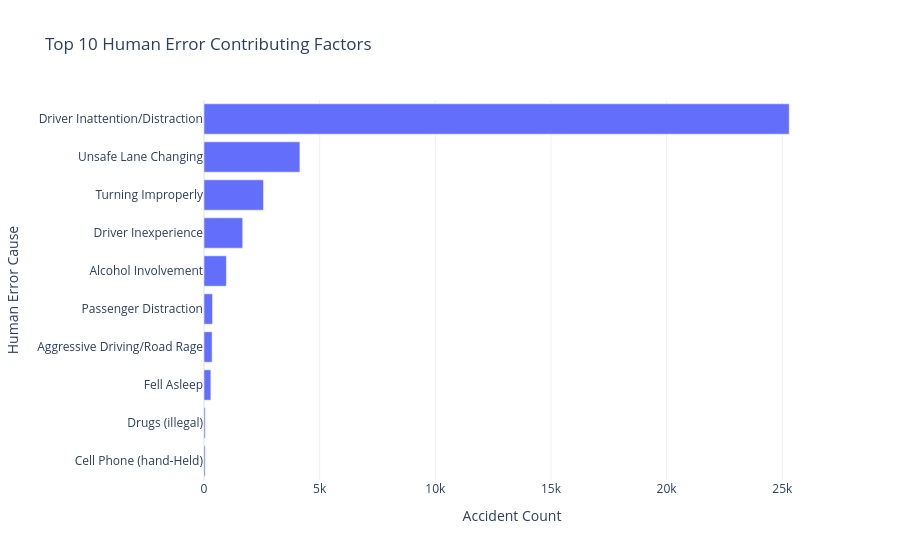
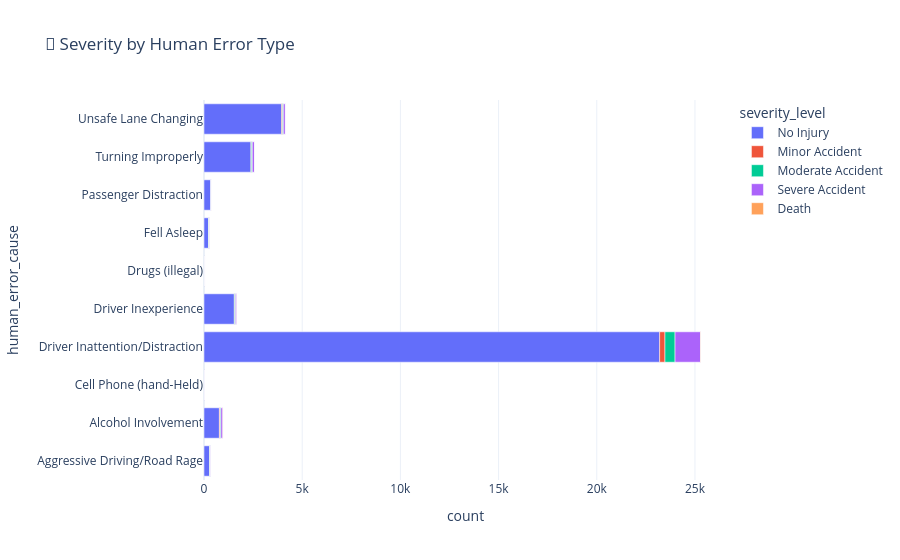
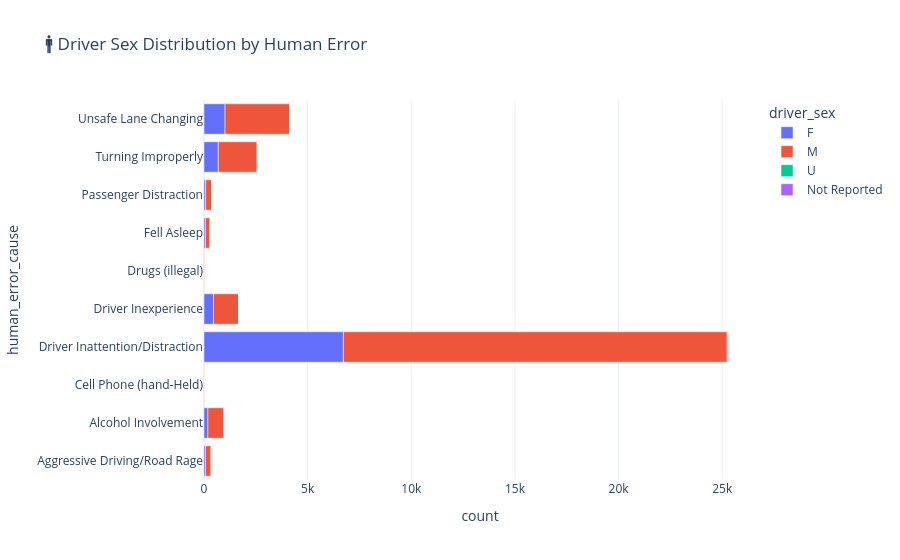
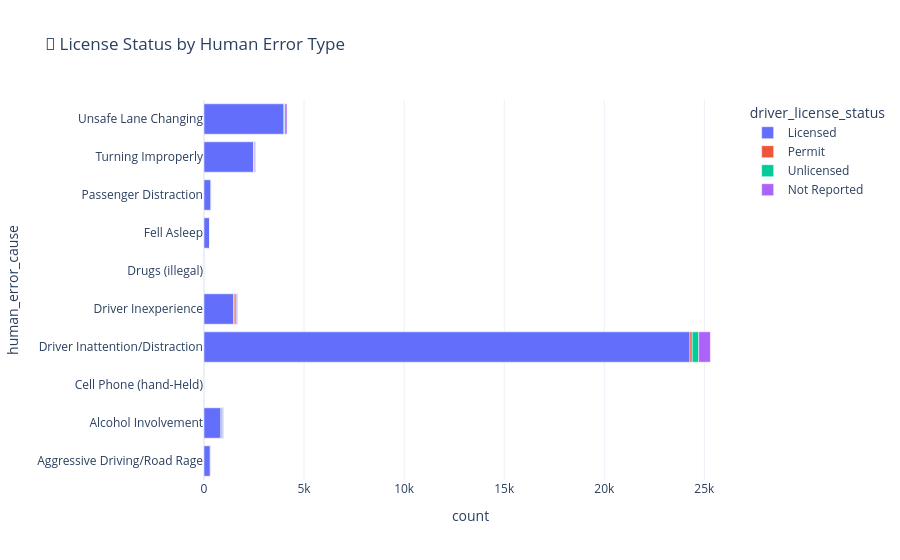

These figures' notebook cell, in order:
### Markdown cell above
### 2.8 Filter for Human Errors & Consolidate Cause

### Code cell
# === STEP 1: Define Human Error Categories ===
human_error_factors = [
    'Driver Inattention/Distraction', 'Unsafe Lane Changing', 'Turning Improperly',
    'Driver Inexperience', 'Alcohol Involvement', 'Aggressive Driving/Road Rage',
    'Fell Asleep', 'Passenger Distraction', 'Drugs (illegal)', 'Cell Phone (hand-Held)',
    'Other Electronic Device', 'Tinted Windows', 'Eating or Drinking',
    'Cell Phone (hands-free)', 'Texting', 'Listening/Using Headphones',
    'Drugs (Illegal)', 'Illness', 'Cell Phone (hand-held)'
]


# === STEP 2: Filter for Human Errors & Consolidate Cause ===
human_df = data[
    (data['contributing_factor_vehicle_1'].isin(human_error_factors)) |
    (data['contributing_factor_vehicle_2'].isin(human_error_factors))
].copy()

# Convert to string to avoid assignment issue
human_df['contributing_factor_vehicle_1'] = human_df['contributing_factor_vehicle_1'].astype(str)
human_df['contributing_factor_vehicle_2'] = human_df['contributing_factor_vehicle_2'].astype(str)

# Use vehicle_1 if in list, else vehicle_2
human_df['human_error_cause'] = human_df['contributing_factor_vehicle_1']
mask = ~human_df['human_error_cause'].isin(human_error_factors)
human_df.loc[mask, 'human_error_cause'] = human_df.loc[mask, 'contributing_factor_vehicle_2']

# === STEP 3: Severity Classification ===
bins = [0, 4, 9, 14, 19, 24]
labels = ['No Injury', 'Minor Accident', 'Moderate Accident', 'Severe Accident', 'Death']
human_df['severity_score'] = pd.to_numeric(human_df['emotional_status_score'], errors='coerce') + \
                             pd.to_numeric(human_df['bodily_injury_score'], errors='coerce')
human_df['severity_level'] = pd.cut(human_df['severity_score'], bins=bins, labels=labels, include_lowest=True)

# === STEP 4: Top Human Error Causes Chart ===
top10 = human_df['human_error_cause'].value_counts().head(10).reset_index()
top10.columns = ['Human Error Cause', 'Accident Count']
fig1 = px.bar(top10, x='Accident Count', y='Human Error Cause', orientation='h',
              title="Top 10 Human Error Contributing Factors")
fig1.update_layout(yaxis=dict(categoryorder='total ascending'))

# === STEP 5: Severity Distribution Chart ===
sev_df = human_df[human_df['human_error_cause'].isin(top10['Human Error Cause'])]
sev_counts = sev_df.groupby(['human_error_cause', 'severity_level']).size().reset_index(name='count')
fig2 = px.bar(sev_counts, x='count', y='human_error_cause', color='severity_level',
              title='🚨 Severity by Human Error Type', orientation='h')

# === STEP 6: Driver Sex Distribution Chart ===
sex_df = sev_df.groupby(['human_error_cause', 'driver_sex']).size().reset_index(name='count')
fig3 = px.bar(sex_df, x='count', y='human_error_cause', color='driver_sex',
              title='🚹 Driver Sex Distribution by Human Error', orientation='h')

# === STEP 7: License Status Chart ===
lic_df = sev_df.groupby(['human_error_cause', 'driver_license_status']).size().reset_index(name='count')
fig4 = px.bar(lic_df, x='count', y='human_error_cause', color='driver_license_status',
              title='🪪 License Status by Human Error Type', orientation='h')

# === DISPLAY INTERACTIVE CHARTS ===
fig1.show()
fig2.show()
fig3.show()
fig4.show()

### Figure 1 — Plotly figure (JSON) as saved in the notebook; plotly's stock layout.template omitted (floating-point values rounded to 4 significant figures)
{"data": [{"hovertemplate": "Accident Count=%{x}<br>Human Error Cause=%{y}<extra></extra>", "legendgroup": "", "marker": {"color": "#636efa", "pattern": {"shape": ""}}, "name": "", "orientation": "h", "showlegend": false, "textposition": "auto", "type": "bar", "x": [25299, 4146, 2573, 1673, 969, 370, 351, 296, 52, 51], "xaxis": "x", "y": ["Driver Inattention/Distraction", "Unsafe Lane Changing", "Turning Improperly", "Driver Inexperience", "Alcohol Involvement", "Passenger Distraction", "Aggressive Driving/Road Rage", "Fell Asleep", "Drugs (illegal)", "Cell Phone (hand-Held)"], "yaxis": "y"}], "layout": {"barmode": "relative", "legend": {"tracegroupgap": 0}, "title": {"text": "Top 10 Human Error Contributing Factors"}, "xaxis": {"anchor": "y", "domain": [0, 1], "title": {"text": "Accident Count"}}, "yaxis": {"anchor": "x", "categoryorder": "total ascending", "domain": [0, 1], "title": {"text": "Human Error Cause"}}}}

### Figure 2 — Plotly figure (JSON) as saved in the notebook; plotly's stock layout.template omitted (floating-point values rounded to 4 significant figures)
{"data": [{"hovertemplate": "severity_level=No Injury<br>count=%{x}<br>human_error_cause=%{y}<extra></extra>", "legendgroup": "No Injury", "marker": {"color": "#636efa", "pattern": {"shape": ""}}, "name": "No Injury", "orientation": "h", "showlegend": true, "textposition": "auto", "type": "bar", "x": [292, 784, 42, 23201, 1544, 38, 232, 358, 2390, 3951], "xaxis": "x", "y": ["Aggressive Driving/Road Rage", "Alcohol Involvement", "Cell Phone (hand-Held)", "Driver Inattention/Distraction", "Driver Inexperience", "Drugs (illegal)", "Fell Asleep", "Passenger Distraction", "Turning Improperly", "Unsafe Lane Changing"], "yaxis": "y"}, {"hovertemplate": "severity_level=Minor Accident<br>count=%{x}<br>human_error_cause=%{y}<extra></extra>", "legendgroup": "Minor Accident", "marker": {"color": "#EF553B", "pattern": {"shape": ""}}, "name": "Minor Accident", "orientation": "h", "showlegend": true, "textposition": "auto", "type": "bar", "x": [8, 36, 1, 271, 20, 2, 13, 5, 25, 49], "xaxis": "x", "y": ["Aggressive Driving/Road Rage", "Alcohol Involvement", "Cell Phone (hand-Held)", "Driver Inattention/Distraction", "Driver Inexperience", "Drugs (illegal)", "Fell Asleep", "Passenger Distraction", "Turning Improperly", "Unsafe Lane Changing"], "yaxis": "y"}, {"hovertemplate": "severity_level=Moderate Accident<br>count=%{x}<br>human_error_cause=%{y}<extra></extra>", "legendgroup": "Moderate Accident", "marker": {"color": "#00cc96", "pattern": {"shape": ""}}, "name": "Moderate Accident", "orientation": "h", "showlegend": true, "textposition": "auto", "type": "bar", "x": [22, 37, 1, 514, 37, 6, 17, 2, 44, 39], "xaxis": "x", "y": ["Aggressive Driving/Road Rage", "Alcohol Involvement", "Cell Phone (hand-Held)", "Driver Inattention/Distraction", "Driver Inexperience", "Drugs (illegal)", "Fell Asleep", "Passenger Distraction", "Turning Improperly", "Unsafe Lane Changing"], "yaxis": "y"}, {"hovertemplate": "severity_level=Severe Accident<br>count=%{x}<br>human_error_cause=%{y}<extra></extra>", "legendgroup": "Severe Accident", "marker": {"color": "#ab63fa", "pattern": {"shape": ""}}, "name": "Severe Accident", "orientation": "h", "showlegend": true, "textposition": "auto", "type": "bar", "x": [29, 104, 7, 1296, 69, 6, 32, 5, 113, 106], "xaxis": "x", "y": ["Aggressive Driving/Road Rage", "Alcohol Involvement", "Cell Phone (hand-Held)", "Driver Inattention/Distraction", "Driver Inexperience", "Drugs (illegal)", "Fell Asleep", "Passenger Distraction", "Turning Improperly", "Unsafe Lane Changing"], "yaxis": "y"}, {"hovertemplate": "severity_level=Death<br>count=%{x}<br>human_error_cause=%{y}<extra></extra>", "legendgroup": "Death", "marker": {"color": "#FFA15A", "pattern": {"shape": ""}}, "name": "Death", "orientation": "h", "showlegend": true, "textposition": "auto", "type": "bar", "x": [0, 8, 0, 17, 3, 0, 2, 0, 1, 1], "xaxis": "x", "y": ["Aggressive Driving/Road Rage", "Alcohol Involvement", "Cell Phone (hand-Held)", "Driver Inattention/Distraction", "Driver Inexperience", "Drugs (illegal)", "Fell Asleep", "Passenger Distraction", "Turning Improperly", "Unsafe Lane Changing"], "yaxis": "y"}], "layout": {"barmode": "relative", "legend": {"title": {"text": "severity_level"}, "tracegroupgap": 0}, "title": {"text": "🚨 Severity by Human Error Type"}, "xaxis": {"anchor": "y", "domain": [0, 1], "title": {"text": "count"}}, "yaxis": {"anchor": "x", "domain": [0, 1], "title": {"text": "human_error_cause"}}}}

### Figure 3 — Plotly figure (JSON) as saved in the notebook; plotly's stock layout.template omitted (floating-point values rounded to 4 significant figures)
{"data": [{"hovertemplate": "driver_sex=F<br>count=%{x}<br>human_error_cause=%{y}<extra></extra>", "legendgroup": "F", "marker": {"color": "#636efa", "pattern": {"shape": ""}}, "name": "F", "orientation": "h", "showlegend": true, "textposition": "auto", "type": "bar", "x": [72, 189, 17, 6724, 458, 12, 70, 82, 688, 1014], "xaxis": "x", "y": ["Aggressive Driving/Road Rage", "Alcohol Involvement", "Cell Phone (hand-Held)", "Driver Inattention/Distraction", "Driver Inexperience", "Drugs (illegal)", "Fell Asleep", "Passenger Distraction", "Turning Improperly", "Unsafe Lane Changing"], "yaxis": "y"}, {"hovertemplate": "driver_sex=M<br>count=%{x}<br>human_error_cause=%{y}<extra></extra>", "legendgroup": "M", "marker": {"color": "#EF553B", "pattern": {"shape": ""}}, "name": "M", "orientation": "h", "showlegend": true, "textposition": "auto", "type": "bar", "x": [276, 778, 34, 18517, 1209, 40, 226, 286, 1880, 3122], "xaxis": "x", "y": ["Aggressive Driving/Road Rage", "Alcohol Involvement", "Cell Phone (hand-Held)", "Driver Inattention/Distraction", "Driver Inexperience", "Drugs (illegal)", "Fell Asleep", "Passenger Distraction", "Turning Improperly", "Unsafe Lane Changing"], "yaxis": "y"}, {"hovertemplate": "driver_sex=U<br>count=%{x}<br>human_error_cause=%{y}<extra></extra>", "legendgroup": "U", "marker": {"color": "#00cc96", "pattern": {"shape": ""}}, "name": "U", "orientation": "h", "showlegend": true, "textposition": "auto", "type": "bar", "x": [1, 1, 0, 43, 4, 0, 0, 0, 4, 10], "xaxis": "x", "y": ["Aggressive Driving/Road Rage", "Alcohol Involvement", "Cell Phone (hand-Held)", "Driver Inattention/Distraction", "Driver Inexperience", "Drugs (illegal)", "Fell Asleep", "Passenger Distraction", "Turning Improperly", "Unsafe Lane Changing"], "yaxis": "y"}, {"hovertemplate": "driver_sex=Not Reported<br>count=%{x}<br>human_error_cause=%{y}<extra></extra>", "legendgroup": "Not Reported", "marker": {"color": "#ab63fa", "pattern": {"shape": ""}}, "name": "Not Reported", "orientation": "h", "showlegend": true, "textposition": "auto", "type": "bar", "x": [2, 1, 0, 15, 2, 0, 0, 2, 1, 0], "xaxis": "x", "y": ["Aggressive Driving/Road Rage", "Alcohol Involvement", "Cell Phone (hand-Held)", "Driver Inattention/Distraction", "Driver Inexperience", "Drugs (illegal)", "Fell Asleep", "Passenger Distraction", "Turning Improperly", "Unsafe Lane Changing"], "yaxis": "y"}], "layout": {"barmode": "relative", "legend": {"title": {"text": "driver_sex"}, "tracegroupgap": 0}, "title": {"text": "🚹 Driver Sex Distribution by Human Error"}, "xaxis": {"anchor": "y", "domain": [0, 1], "title": {"text": "count"}}, "yaxis": {"anchor": "x", "domain": [0, 1], "title": {"text": "human_error_cause"}}}}

### Figure 4 — Plotly figure (JSON) as saved in the notebook; plotly's stock layout.template omitted (floating-point values rounded to 4 significant figures)
{"data": [{"hovertemplate": "driver_license_status=Licensed<br>count=%{x}<br>human_error_cause=%{y}<extra></extra>", "legendgroup": "Licensed", "marker": {"color": "#636efa", "pattern": {"shape": ""}}, "name": "Licensed", "orientation": "h", "showlegend": true, "textposition": "auto", "type": "bar", "x": [316, 849, 47, 24280, 1475, 45, 282, 357, 2474, 3999], "xaxis": "x", "y": ["Aggressive Driving/Road Rage", "Alcohol Involvement", "Cell Phone (hand-Held)", "Driver Inattention/Distraction", "Driver Inexperience", "Drugs (illegal)", "Fell Asleep", "Passenger Distraction", "Turning Improperly", "Unsafe Lane Changing"], "yaxis": "y"}, {"hovertemplate": "driver_license_status=Permit<br>count=%{x}<br>human_error_cause=%{y}<extra></extra>", "legendgroup": "Permit", "marker": {"color": "#EF553B", "pattern": {"shape": ""}}, "name": "Permit", "orientation": "h", "showlegend": true, "textposition": "auto", "type": "bar", "x": [4, 13, 0, 112, 72, 1, 1, 5, 9, 12], "xaxis": "x", "y": ["Aggressive Driving/Road Rage", "Alcohol Involvement", "Cell Phone (hand-Held)", "Driver Inattention/Distraction", "Driver Inexperience", "Drugs (illegal)", "Fell Asleep", "Passenger Distraction", "Turning Improperly", "Unsafe Lane Changing"], "yaxis": "y"}, {"hovertemplate": "driver_license_status=Unlicensed<br>count=%{x}<br>human_error_cause=%{y}<extra></extra>", "legendgroup": "Unlicensed", "marker": {"color": "#00cc96", "pattern": {"shape": ""}}, "name": "Unlicensed", "orientation": "h", "showlegend": true, "textposition": "auto", "type": "bar", "x": [16, 69, 2, 325, 72, 4, 4, 0, 33, 32], "xaxis": "x", "y": ["Aggressive Driving/Road Rage", "Alcohol Involvement", "Cell Phone (hand-Held)", "Driver Inattention/Distraction", "Driver Inexperience", "Drugs (illegal)", "Fell Asleep", "Passenger Distraction", "Turning Improperly", "Unsafe Lane Changing"], "yaxis": "y"}, {"hovertemplate": "driver_license_status=Not Reported<br>count=%{x}<br>human_error_cause=%{y}<extra></extra>", "legendgroup": "Not Reported", "marker": {"color": "#ab63fa", "pattern": {"shape": ""}}, "name": "Not Reported", "orientation": "h", "showlegend": true, "textposition": "auto", "type": "bar", "x": [15, 38, 2, 582, 54, 2, 9, 8, 57, 103], "xaxis": "x", "y": ["Aggressive Driving/Road Rage", "Alcohol Involvement", "Cell Phone (hand-Held)", "Driver Inattention/Distraction", "Driver Inexperience", "Drugs (illegal)", "Fell Asleep", "Passenger Distraction", "Turning Improperly", "Unsafe Lane Changing"], "yaxis": "y"}], "layout": {"barmode": "relative", "legend": {"title": {"text": "driver_license_status"}, "tracegroupgap": 0}, "title": {"text": "🪪 License Status by Human Error Type"}, "xaxis": {"anchor": "y", "domain": [0, 1], "title": {"text": "count"}}, "yaxis": {"anchor": "x", "domain": [0, 1], "title": {"text": "human_error_cause"}}}}
